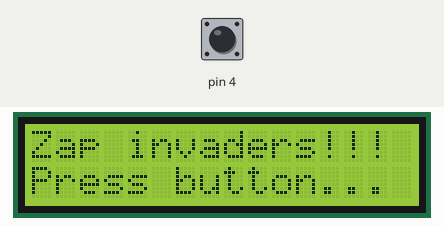
This sketch was run on a simulated Arduino Uno, built with avr-gcc and run on an emulated ATmega328P. Parts: 16×2 character LCD. The inputs (shaded band) are chosen by the test bench; at power-on: pin 4 HIGH.

Above: at 0.8 s.
0.9 s: pin 4 pulled LOW for 0.15 s
At 1.7 s:
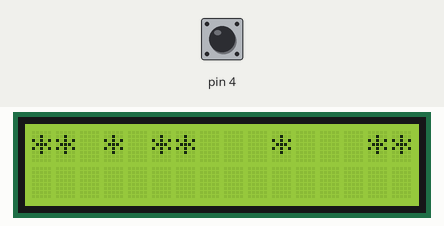
4.0 s: pin 4 pulsed LOW 5 times (0.12 s each, 0.3 s apart)
At 4.8 s:
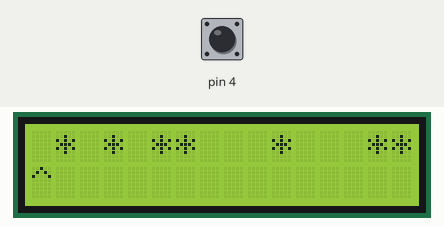
7.0 s: pin 4 pulled LOW for 1 s
At 7.31 s:
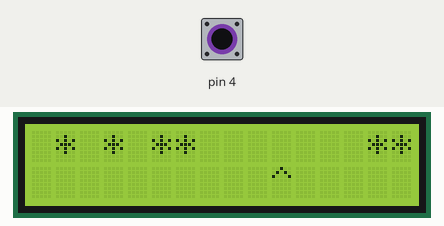
Timing chart, 0 to 10.0 s (numbered marks = the images above; inputs shaded):
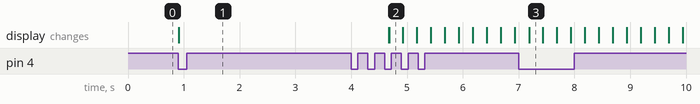

Measured:
- after the input at 0.9 s, the display: changes at once (image 1)
- after the input at 4.0 s, the display: first differs from a run without the input after 0.68 s (image 2)
- after the input at 7.0 s, the display: changes after 0.19 s (image 3)

The sketch:

Animate_display_file_5.ino
```cpp
/*
 RETRO
 Space Invader Game
 Author: Stuff
 */

// include the library code:
#include <LiquidCrystal.h>

// initialize the library by associating any needed LCD interface pin
// with the arduino pin number it is connected to
LiquidCrystal lcd(7, 8, 9, 10, 11, 12);

//current laser position and direction
int laserColumn, dir;
//Invader string and no of invaders
String invaders;
int no_of_inv;

//Timer variables
unsigned long timerStart;
unsigned long timerInterval;
unsigned long currentTime;

//Button debouncing variables
int currentReading;
int newReading;

//Edge detection variable
int previousReading;

void setup() {
  // set up the LCD's number of columns and rows:
  lcd.begin(16, 2);

  //initialize laser position
  laserColumn = 0;
  dir = 1;

  //Initialise timer
  timerStart = millis();
  timerInterval = 250;

  invaders = "** * **   *   **";
  no_of_inv = 8;

  //Set up laser button
  pinMode(4, INPUT_PULLUP);

  //Initialize debouncing
  currentReading = digitalRead(4);

  while (currentReading != LOW) {
    lcd.print("Zap invaders!!!");
    lcd.setCursor(0,1);
    lcd.print("Press button... ");
    currentReading = digitalRead(4);
  }

  lcd.clear();
  lcd.setCursor(0,0);
  lcd.print(invaders);

}

int debounce(int pin, int pinState, int interval) {
  //Debounce button input
  int newValue = digitalRead(pin);
  if (newValue != pinState) {
    delay(interval);
    newValue = digitalRead(pin);
    if (newValue != pinState) {
      pinState = newValue;
    }
  }
  return pinState;
}

void loop() {

    //Set current time
    currentTime = millis();
    if ((currentTime-timerStart) > timerInterval) {

        //Reset timer
        timerStart = currentTime;


        //Erase old frame
        lcd.setCursor(laserColumn,1);
        lcd.print(' ');

        //Calculate new frame
        if (laserColumn == 15 or laserColumn == 0) {
          dir = -dir;
        }

        laserColumn = (laserColumn + dir) % 16;

        // put your main code here, to run repeatedly:
        // set the cursor to column 0, line 1
        // (note: line 1 is the second row, since counting begins with 0):
        lcd.setCursor(laserColumn,1);
        lcd.print('^');

        //Save the current button reading
        previousReading = currentReading;

        //Debounce button
        currentReading = debounce(4,currentReading,4);

        //Check button and zap invaders

        if ((previousReading == HIGH)&&(currentReading == LOW)) {
          if (invaders[laserColumn] == '*') {
            lcd.setCursor(laserColumn,0);
            lcd.print(' ');
            invaders[laserColumn] = " ";
            no_of_inv = no_of_inv - 1;
          }
        }

        if (no_of_inv == 0) {
            lcd.clear();
            lcd.print("All invaders");
            lcd.setCursor(0,1);
            lcd.print("zapped!!!");
            while (true);
        }

    }

}
```
